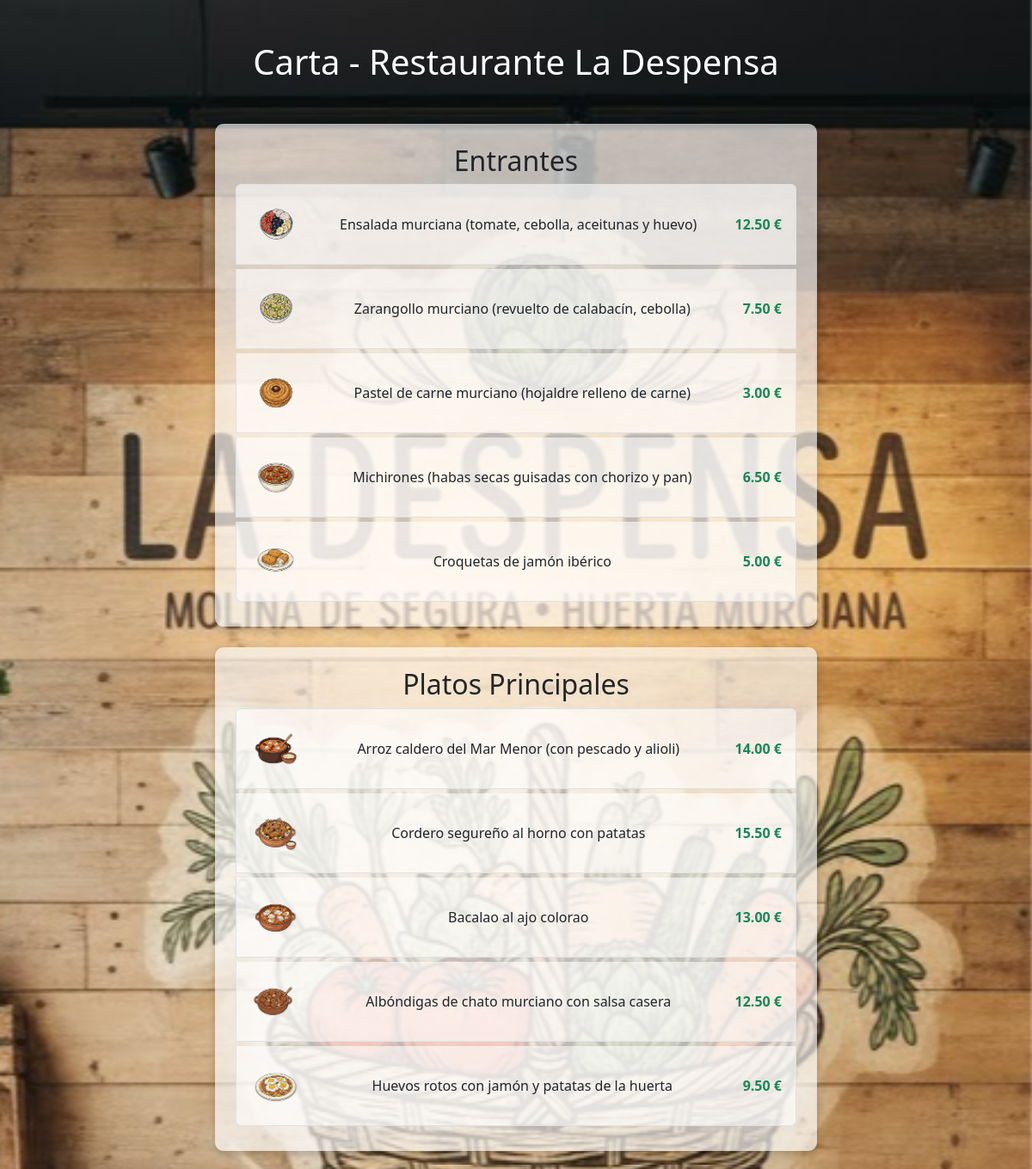
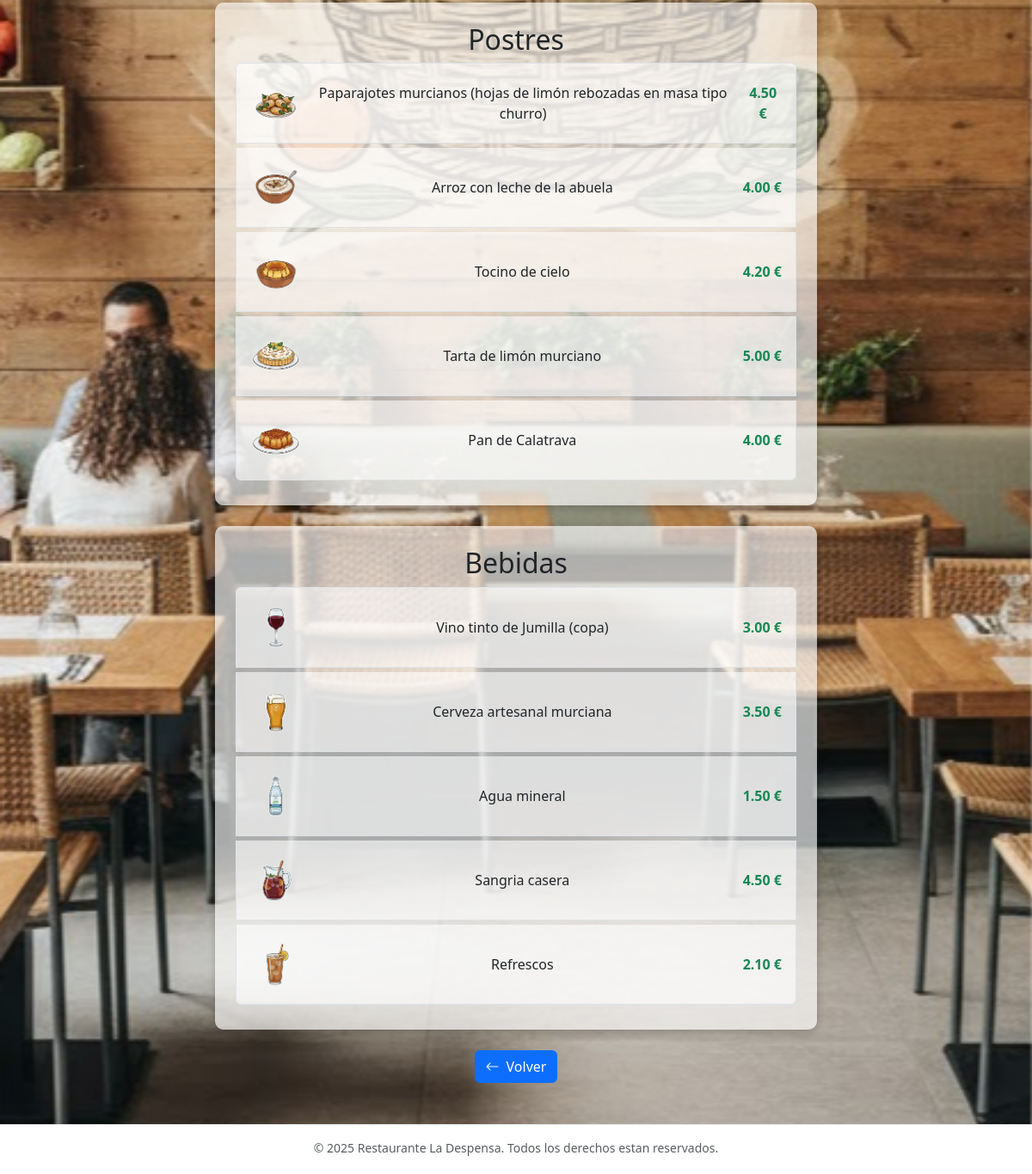
Page /carta.php on the committed database (2 pictures, top to bottom).
### tables this page shows
CREATE TABLE `categoria` (
  `idcat` int(11) NOT NULL,
  `nombre` varchar(255) NOT NULL,
  `estado` tinyint(1) NOT NULL COMMENT '0=disponible 1=bloqueado'
);

CREATE TABLE `producto` (
  `idprod` int(11) NOT NULL,
  `nombre` varchar(255) NOT NULL,
  `precio` decimal(6,2) NOT NULL,
  `stock` int(11) NOT NULL,
  `estado` tinyint(1) NOT NULL,
  `categoria` int(11) NOT NULL,
  `imagen` varchar(255) NOT NULL
);

### carta.php (the view, shortened to what this page needs)
<?php
include("conexion.php");
?>
<!DOCTYPE html>
<html lang="es">
<head>
    <?php include("head.php"); ?>
    <link rel="stylesheet" href="styles.css" type="text/css">
</head>
<body class="d-flex flex-column min-vh-100">
    <div class="wrapper">
        <main class="container my-5">
            <h1 class="mb-5 text-white">Carta - Restaurante La Despensa</h1>
            <?php
            $categorias = mysqli_query($conn, "SELECT * FROM categoria");
            if (mysqli_num_rows($categorias) > 0) {
                while ($cat = mysqli_fetch_assoc($categorias)) {
                    echo "<section class='category mb-4'>";
                    $productos = mysqli_query($conn, "SELECT * FROM producto WHERE categoria = " . $cat['idcat'] . " AND estado = 0");
                    if ($cat['nombre']) echo "<h2 class='text-dark'>" . $cat['nombre'] . "</h2>";
                    if (mysqli_num_rows($productos) > 0) {
                        echo "<div class='list-group'>";
                        while ($prod = mysqli_fetch_assoc($productos)) {
                            echo "<div class='list-group-item d-flex justify-content-between align-items-center p-3'>";
                            echo "<img class='img-fluid' style='width: 60px; height: auto; object-fit: cover;' src='img/".$prod['imagen'] ."' alt='producto_".$prod['imagen'] ."'>";
                            echo "<span>" . $prod['nombre'] . "</span>";
                            echo "<span class='price fw-bold text-success'>" . $prod['precio'] . " €</span>";
                            echo "</div>";
                        }
                        echo "</div>";
                    } else {
                        echo "<p class='alert alert-danger'>No hay productos disponibles en esta categoría.</p>";
                    }
                    echo "</section>";
                }
            } else {
                echo "<p class='alert alert-danger'>No hay categorías registradas.</p>";
            }
            echo "<a href='index.php' class='btn btn-primary'><i class='bi bi-arrow-left me-2'></i>Volver</a>";
            ?>
        </main>
    </div>
    <?php include("footer.php"); ?>
</body>
</html>

### styles.css (style rules this page uses)
body,html { display: flex; min-height: 100vh; flex-direction: column; background-color: #f8f9fa; background: linear-gradient(rgba(0, 0, 0, 0.05), rgba(0, 0, 0, 0.05)); margin: 0; padding: 0; width: 100%; overflow-x: hidden; }
.wrapper { display: flex; flex: 1; }
main { display: flex; flex-direction: column; align-items: center; justify-content: center; text-align: center; }
.category { background-color: rgba(255, 255, 255, 0.1); border-radius: 10px; padding: 1.5rem; margin-bottom: 2rem; width: 100%; max-width: 700px; box-shadow: 0 4px 10px rgba(0, 0, 0, 0.2); }
.price { font-weight: bold; }

### carta.php (style rules this page uses)
body { background: url('img/restauLD.jpg'); background-size: cover; background-position: center; background-attachment: fixed; }
.category { background-color: rgba(255, 255, 255, 0.65); border-radius: 10px; padding: 1.5rem; margin-bottom: 2rem; width: 100%; max-width: 700px; box-shadow: 0 4px 10px rgba(0, 0, 0, 0.2); }
.list-group-item { background-color: rgba(255, 255, 255, 0.60); margin-bottom: 5px; }

### rows in the picture
categoria: nombre "Entrantes"
producto: imagen (picture), nombre "Ensalada murciana (tomate, cebolla, aceitunas y huevo)", precio "12.50"
producto: imagen (picture), nombre "Zarangollo murciano (revuelto de calabacín, cebolla)", precio "7.50"
producto: imagen (picture), nombre "Pastel de carne murciano (hojaldre relleno de carne)", precio "3.00"
producto: imagen (picture), nombre "Michirones (habas secas guisadas con chorizo y pan)", precio "6.50"
producto: imagen (picture), nombre "Croquetas de jamón ibérico", precio "5.00"
categoria: nombre "Platos Principales"
producto: imagen (picture), nombre "Arroz caldero del Mar Menor (con pescado y alioli)", precio "14.00"
producto: imagen (picture), nombre "Cordero segureño al horno con patatas", precio "15.50"
producto: imagen (picture), nombre "Bacalao al ajo colorao", precio "13.00"
producto: imagen (picture), nombre "Albóndigas de chato murciano con salsa casera", precio "12.50"
producto: imagen (picture), nombre "Huevos rotos con jamón y patatas de la huerta", precio "9.50"
categoria: nombre "Postres"
producto: imagen (picture), nombre "Paparajotes murcianos (hojas de limón rebozadas en masa tipo churro)", precio "4.50"
producto: imagen (picture), nombre "Arroz con leche de la abuela", precio "4.00"
producto: imagen (picture), nombre "Tocino de cielo", precio "4.20"
producto: imagen (picture), nombre "Tarta de limón murciano", precio "5.00"
producto: imagen (picture), nombre "Pan de Calatrava", precio "4.00"
categoria: nombre "Bebidas"
producto: imagen (picture), nombre "Vino tinto de Jumilla (copa)", precio "3.00"
producto: imagen (picture), nombre "Cerveza artesanal murciana", precio "3.50"
producto: imagen (picture), nombre "Agua mineral", precio "1.50"
producto: imagen (picture), nombre "Sangria casera", precio "4.50"
producto: imagen (picture), nombre "Refrescos", precio "2.10"
